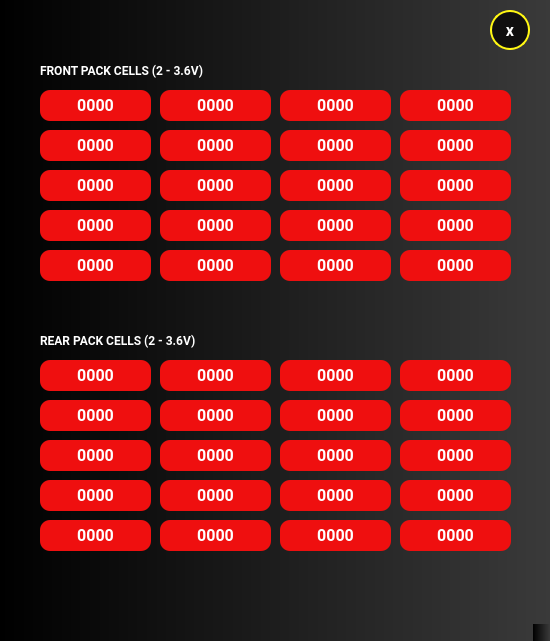
<?xml version="1.0" encoding="UTF-8"?>
<ui version="4.0">
 <class>MainWindow</class>
 <widget class="QMainWindow" name="MainWindow">
  <property name="enabled">
   <bool>true</bool>
  </property>
  <property name="geometry">
   <rect>
    <x>0</x>
    <y>0</y>
    <width>550</width>
    <height>641</height>
   </rect>
  </property>
  <property name="windowTitle">
   <string>MainWindow</string>
  </property>
  <property name="styleSheet">
   <string notr="true">background: qlineargradient(spread:pad, x1:0, y1:0, x2:1, y2:0, stop:0 rgba(0, 0, 0, 255), stop:1 rgba(58, 58, 58, 255))</string>
  </property>
  <property name="animated">
   <bool>false</bool>
  </property>
  <widget class="QWidget" name="centralwidget">
   <widget class="QPushButton" name="hide">
    <property name="geometry">
     <rect>
      <x>490</x>
      <y>10</y>
      <width>40</width>
      <height>40</height>
     </rect>
    </property>
    <property name="font">
     <font>
      <family>Roboto</family>
      <pointsize>12</pointsize>
      <weight>75</weight>
      <bold>true</bold>
     </font>
    </property>
    <property name="styleSheet">
     <string notr="true">color:white;
background: #100f0f;
border: 2px solid #fff713;
border-radius:20px;</string>
    </property>
    <property name="text">
     <string>x</string>
    </property>
   </widget>
   <widget class="QLabel" name="FP_cv1">
    <property name="geometry">
     <rect>
      <x>40</x>
      <y>90</y>
      <width>111</width>
      <height>31</height>
     </rect>
    </property>
    <property name="font">
     <font>
      <family>Roboto</family>
      <pointsize>12</pointsize>
      <weight>75</weight>
      <bold>true</bold>
     </font>
    </property>
    <property name="styleSheet">
     <string notr="true">background: #ef0f0f;
border-radius: 10;
color: white;</string>
    </property>
    <property name="text">
     <string>0000</string>
    </property>
    <property name="alignment">
     <set>Qt::AlignCenter</set>
    </property>
   </widget>
   <widget class="QLabel" name="FP_cv2">
    <property name="geometry">
     <rect>
      <x>160</x>
      <y>90</y>
      <width>111</width>
      <height>31</height>
     </rect>
    </property>
    <property name="font">
     <font>
      <family>Roboto</family>
      <pointsize>12</pointsize>
      <weight>75</weight>
      <bold>true</bold>
     </font>
    </property>
    <property name="styleSheet">
     <string notr="true">background: #ef0f0f;
border-radius: 10;
color: white;</string>
    </property>
    <property name="text">
     <string>0000</string>
    </property>
    <property name="alignment">
     <set>Qt::AlignCenter</set>
    </property>
   </widget>
   <widget class="QLabel" name="FP_cv3">
    <property name="geometry">
     <rect>
      <x>280</x>
      <y>90</y>
      <width>111</width>
      <height>31</height>
     </rect>
    </property>
    <property name="font">
     <font>
      <family>Roboto</family>
      <pointsize>12</pointsize>
      <weight>75</weight>
      <bold>true</bold>
     </font>
    </property>
    <property name="styleSheet">
     <string notr="true">background: #ef0f0f;
border-radius: 10;
color: white;</string>
    </property>
    <property name="text">
     <string>0000</string>
    </property>
    <property name="alignment">
     <set>Qt::AlignCenter</set>
    </property>
   </widget>
   <widget class="QLabel" name="FP_cv4">
    <property name="geometry">
     <rect>
      <x>400</x>
      <y>90</y>
      <width>111</width>
      <height>31</height>
     </rect>
    </property>
    <property name="font">
     <font>
      <family>Roboto</family>
      <pointsize>12</pointsize>
      <weight>75</weight>
      <bold>true</bold>
     </font>
    </property>
    <property name="styleSheet">
     <string notr="true">background: #ef0f0f;
border-radius: 10;
color: white;</string>
    </property>
    <property name="text">
     <string>0000</string>
    </property>
    <property name="alignment">
     <set>Qt::AlignCenter</set>
    </property>
   </widget>
   <widget class="QLabel" name="FP_cv6">
    <property name="geometry">
     <rect>
      <x>160</x>
      <y>130</y>
      <width>111</width>
      <height>31</height>
     </rect>
    </property>
    <property name="font">
     <font>
      <family>Roboto</family>
      <pointsize>12</pointsize>
      <weight>75</weight>
      <bold>true</bold>
     </font>
    </property>
    <property name="styleSheet">
     <string notr="true">background: #ef0f0f;
border-radius: 10;
color: white;</string>
    </property>
    <property name="text">
     <string>0000</string>
    </property>
    <property name="alignment">
     <set>Qt::AlignCenter</set>
    </property>
   </widget>
   <widget class="QLabel" name="FP_cv8">
    <property name="geometry">
     <rect>
      <x>400</x>
      <y>130</y>
      <width>111</width>
      <height>31</height>
     </rect>
    </property>
    <property name="font">
     <font>
      <family>Roboto</family>
      <pointsize>12</pointsize>
      <weight>75</weight>
      <bold>true</bold>
     </font>
    </property>
    <property name="styleSheet">
     <string notr="true">background: #ef0f0f;
border-radius: 10;
color: white;</string>
    </property>
    <property name="text">
     <string>0000</string>
    </property>
    <property name="alignment">
     <set>Qt::AlignCenter</set>
    </property>
   </widget>
   <widget class="QLabel" name="FP_cv5">
    <property name="geometry">
     <rect>
      <x>40</x>
      <y>130</y>
      <width>111</width>
      <height>31</height>
     </rect>
    </property>
    <property name="font">
     <font>
      <family>Roboto</family>
      <pointsize>12</pointsize>
      <weight>75</weight>
      <bold>true</bold>
     </font>
    </property>
    <property name="styleSheet">
     <string notr="true">background: #ef0f0f;
border-radius: 10;
color: white;</string>
    </property>
    <property name="text">
     <string>0000</string>
    </property>
    <property name="alignment">
     <set>Qt::AlignCenter</set>
    </property>
   </widget>
   <widget class="QLabel" name="FP_cv7">
    <property name="geometry">
     <rect>
      <x>280</x>
      <y>130</y>
      <width>111</width>
      <height>31</height>
     </rect>
    </property>
    <property name="font">
     <font>
      <family>Roboto</family>
      <pointsize>12</pointsize>
      <weight>75</weight>
      <bold>true</bold>
     </font>
    </property>
    <property name="styleSheet">
     <string notr="true">background: #ef0f0f;
border-radius: 10;
color: white;</string>
    </property>
    <property name="text">
     <string>0000</string>
    </property>
    <property name="alignment">
     <set>Qt::AlignCenter</set>
    </property>
   </widget>
   <widget class="QLabel" name="FP_cv11">
    <property name="geometry">
     <rect>
      <x>280</x>
      <y>170</y>
      <width>111</width>
      <height>31</height>
     </rect>
    </property>
    <property name="font">
     <font>
      <family>Roboto</family>
      <pointsize>12</pointsize>
      <weight>75</weight>
      <bold>true</bold>
     </font>
    </property>
    <property name="styleSheet">
     <string notr="true">background: #ef0f0f;
border-radius: 10;
color: white;</string>
    </property>
    <property name="text">
     <string>0000</string>
    </property>
    <property name="alignment">
     <set>Qt::AlignCenter</set>
    </property>
   </widget>
   <widget class="QLabel" name="FP_cv10">
    <property name="geometry">
     <rect>
      <x>160</x>
      <y>170</y>
      <width>111</width>
      <height>31</height>
     </rect>
    </property>
    <property name="font">
     <font>
      <family>Roboto</family>
      <pointsize>12</pointsize>
      <weight>75</weight>
      <bold>true</bold>
     </font>
    </property>
    <property name="styleSheet">
     <string notr="true">background: #ef0f0f;
border-radius: 10;
color: white;</string>
    </property>
    <property name="text">
     <string>0000</string>
    </property>
    <property name="alignment">
     <set>Qt::AlignCenter</set>
    </property>
   </widget>
   <widget class="QLabel" name="FP_cv9">
    <property name="geometry">
     <rect>
      <x>40</x>
      <y>170</y>
      <width>111</width>
      <height>31</height>
     </rect>
    </property>
    <property name="font">
     <font>
      <family>Roboto</family>
      <pointsize>12</pointsize>
      <weight>75</weight>
      <bold>true</bold>
     </font>
    </property>
    <property name="styleSheet">
     <string notr="true">background: #ef0f0f;
border-radius: 10;
color: white;</string>
    </property>
    <property name="text">
     <string>0000</string>
    </property>
    <property name="alignment">
     <set>Qt::AlignCenter</set>
    </property>
   </widget>
   <widget class="QLabel" name="FP_cv12">
    <property name="geometry">
     <rect>
      <x>400</x>
      <y>170</y>
      <width>111</width>
      <height>31</height>
     </rect>
    </property>
    <property name="font">
     <font>
      <family>Roboto</family>
      <pointsize>12</pointsize>
      <weight>75</weight>
      <bold>true</bold>
     </font>
    </property>
    <property name="styleSheet">
     <string notr="true">background: #ef0f0f;
border-radius: 10;
color: white;</string>
    </property>
    <property name="text">
     <string>0000</string>
    </property>
    <property name="alignment">
     <set>Qt::AlignCenter</set>
    </property>
   </widget>
   <widget class="QLabel" name="FP_cv13">
    <property name="geometry">
     <rect>
      <x>40</x>
      <y>210</y>
      <width>111</width>
      <height>31</height>
     </rect>
    </property>
    <property name="font">
     <font>
      <family>Roboto</family>
      <pointsize>12</pointsize>
      <weight>75</weight>
      <bold>true</bold>
     </font>
    </property>
    <property name="styleSheet">
     <string notr="true">background: #ef0f0f;
border-radius: 10;
color: white;</string>
    </property>
    <property name="text">
     <string>0000</string>
    </property>
    <property name="alignment">
     <set>Qt::AlignCenter</set>
    </property>
   </widget>
   <widget class="QLabel" name="FP_cv16">
    <property name="geometry">
     <rect>
      <x>400</x>
      <y>210</y>
      <width>111</width>
      <height>31</height>
     </rect>
    </property>
    <property name="font">
     <font>
      <family>Roboto</family>
      <pointsize>12</pointsize>
      <weight>75</weight>
      <bold>true</bold>
     </font>
    </property>
    <property name="styleSheet">
     <string notr="true">background: #ef0f0f;
border-radius: 10;
color: white;</string>
    </property>
    <property name="text">
     <string>0000</string>
    </property>
    <property name="alignment">
     <set>Qt::AlignCenter</set>
    </property>
   </widget>
   <widget class="QLabel" name="FP_cv14">
    <property name="geometry">
     <rect>
      <x>160</x>
      <y>210</y>
      <width>111</width>
      <height>31</height>
     </rect>
    </property>
    <property name="font">
     <font>
      <family>Roboto</family>
      <pointsize>12</pointsize>
      <weight>75</weight>
      <bold>true</bold>
     </font>
    </property>
    <property name="styleSheet">
     <string notr="true">background: #ef0f0f;
border-radius: 10;
color: white;</string>
    </property>
    <property name="text">
     <string>0000</string>
    </property>
    <property name="alignment">
     <set>Qt::AlignCenter</set>
    </property>
   </widget>
   <widget class="QLabel" name="FP_cv15">
    <property name="geometry">
     <rect>
      <x>280</x>
      <y>210</y>
      <width>111</width>
      <height>31</height>
     </rect>
    </property>
    <property name="font">
     <font>
      <family>Roboto</family>
      <pointsize>12</pointsize>
      <weight>75</weight>
      <bold>true</bold>
     </font>
    </property>
    <property name="styleSheet">
     <string notr="true">background: #ef0f0f;
border-radius: 10;
color: white;</string>
    </property>
    <property name="text">
     <string>0000</string>
    </property>
    <property name="alignment">
     <set>Qt::AlignCenter</set>
    </property>
   </widget>
   <widget class="QLabel" name="FP_cv20">
    <property name="geometry">
     <rect>
      <x>400</x>
      <y>250</y>
      <width>111</width>
      <height>31</height>
     </rect>
    </property>
    <property name="font">
     <font>
      <family>Roboto</family>
      <pointsize>12</pointsize>
      <weight>75</weight>
      <bold>true</bold>
     </font>
    </property>
    <property name="styleSheet">
     <string notr="true">background: #ef0f0f;
border-radius: 10;
color: white;</string>
    </property>
    <property name="text">
     <string>0000</string>
    </property>
    <property name="alignment">
     <set>Qt::AlignCenter</set>
    </property>
   </widget>
   <widget class="QLabel" name="FP_cv18">
    <property name="geometry">
     <rect>
      <x>160</x>
      <y>250</y>
      <width>111</width>
      <height>31</height>
     </rect>
    </property>
    <property name="font">
     <font>
      <family>Roboto</family>
      <pointsize>12</pointsize>
      <weight>75</weight>
      <bold>true</bold>
     </font>
    </property>
    <property name="styleSheet">
     <string notr="true">background: #ef0f0f;
border-radius: 10;
color: white;</string>
    </property>
    <property name="text">
     <string>0000</string>
    </property>
    <property name="alignment">
     <set>Qt::AlignCenter</set>
    </property>
   </widget>
   <widget class="QLabel" name="FP_cv17">
    <property name="geometry">
     <rect>
      <x>40</x>
      <y>250</y>
      <width>111</width>
      <height>31</height>
     </rect>
    </property>
    <property name="font">
     <font>
      <family>Roboto</family>
      <pointsize>12</pointsize>
      <weight>75</weight>
      <bold>true</bold>
     </font>
    </property>
    <property name="styleSheet">
     <string notr="true">background: #ef0f0f;
border-radius: 10;
color: white;</string>
    </property>
    <property name="text">
     <string>0000</string>
    </property>
    <property name="alignment">
     <set>Qt::AlignCenter</set>
    </property>
   </widget>
   <widget class="QLabel" name="FP_cv19">
    <property name="geometry">
     <rect>
      <x>280</x>
      <y>250</y>
      <width>111</width>
      <height>31</height>
     </rect>
    </property>
    <property name="font">
     <font>
      <family>Roboto</family>
      <pointsize>12</pointsize>
      <weight>75</weight>
      <bold>true</bold>
     </font>
    </property>
    <property name="styleSheet">
     <string notr="true">background: #ef0f0f;
border-radius: 10;
color: white;</string>
    </property>
    <property name="text">
     <string>0000</string>
    </property>
    <property name="alignment">
     <set>Qt::AlignCenter</set>
    </property>
   </widget>
   <widget class="QLabel" name="RP_cv16">
    <property name="geometry">
     <rect>
      <x>400</x>
      <y>480</y>
      <width>111</width>
      <height>31</height>
     </rect>
    </property>
    <property name="font">
     <font>
      <family>Roboto</family>
      <pointsize>12</pointsize>
      <weight>75</weight>
      <bold>true</bold>
     </font>
    </property>
    <property name="styleSheet">
     <string notr="true">background: #ef0f0f;
border-radius: 10;
color: white;</string>
    </property>
    <property name="text">
     <string>0000</string>
    </property>
    <property name="alignment">
     <set>Qt::AlignCenter</set>
    </property>
   </widget>
   <widget class="QLabel" name="RP_cv11">
    <property name="geometry">
     <rect>
      <x>280</x>
      <y>440</y>
      <width>111</width>
      <height>31</height>
     </rect>
    </property>
    <property name="font">
     <font>
      <family>Roboto</family>
      <pointsize>12</pointsize>
      <weight>75</weight>
      <bold>true</bold>
     </font>
    </property>
    <property name="styleSheet">
     <string notr="true">background: #ef0f0f;
border-radius: 10;
color: white;</string>
    </property>
    <property name="text">
     <string>0000</string>
    </property>
    <property name="alignment">
     <set>Qt::AlignCenter</set>
    </property>
   </widget>
   <widget class="QLabel" name="RP_cv19">
    <property name="geometry">
     <rect>
      <x>280</x>
      <y>520</y>
      <width>111</width>
      <height>31</height>
     </rect>
    </property>
    <property name="font">
     <font>
      <family>Roboto</family>
      <pointsize>12</pointsize>
      <weight>75</weight>
      <bold>true</bold>
     </font>
    </property>
    <property name="styleSheet">
     <string notr="true">background: #ef0f0f;
border-radius: 10;
color: white;</string>
    </property>
    <property name="text">
     <string>0000</string>
    </property>
    <property name="alignment">
     <set>Qt::AlignCenter</set>
    </property>
   </widget>
   <widget class="QLabel" name="RP_cv13">
    <property name="geometry">
     <rect>
      <x>40</x>
      <y>480</y>
      <width>111</width>
      <height>31</height>
     </rect>
    </property>
    <property name="font">
     <font>
      <family>Roboto</family>
      <pointsize>12</pointsize>
      <weight>75</weight>
      <bold>true</bold>
     </font>
    </property>
    <property name="styleSheet">
     <string notr="true">background: #ef0f0f;
border-radius: 10;
color: white;</string>
    </property>
    <property name="text">
     <string>0000</string>
    </property>
    <property name="alignment">
     <set>Qt::AlignCenter</set>
    </property>
   </widget>
   <widget class="QLabel" name="RP_cv3">
    <property name="geometry">
     <rect>
      <x>280</x>
      <y>360</y>
      <width>111</width>
      <height>31</height>
     </rect>
    </property>
    <property name="font">
     <font>
      <family>Roboto</family>
      <pointsize>12</pointsize>
      <weight>75</weight>
      <bold>true</bold>
     </font>
    </property>
    <property name="styleSheet">
     <string notr="true">background: #ef0f0f;
border-radius: 10;
color: white;</string>
    </property>
    <property name="text">
     <string>0000</string>
    </property>
    <property name="alignment">
     <set>Qt::AlignCenter</set>
    </property>
   </widget>
   <widget class="QLabel" name="RP_cv5">
    <property name="geometry">
     <rect>
      <x>40</x>
      <y>400</y>
      <width>111</width>
      <height>31</height>
     </rect>
    </property>
    <property name="font">
     <font>
      <family>Roboto</family>
      <pointsize>12</pointsize>
      <weight>75</weight>
      <bold>true</bold>
     </font>
    </property>
    <property name="styleSheet">
     <string notr="true">background: #ef0f0f;
border-radius: 10;
color: white;</string>
    </property>
    <property name="text">
     <string>0000</string>
    </property>
    <property name="alignment">
     <set>Qt::AlignCenter</set>
    </property>
   </widget>
   <widget class="QLabel" name="RP_cv8">
    <property name="geometry">
     <rect>
      <x>400</x>
      <y>400</y>
      <width>111</width>
      <height>31</height>
     </rect>
    </property>
    <property name="font">
     <font>
      <family>Roboto</family>
      <pointsize>12</pointsize>
      <weight>75</weight>
      <bold>true</bold>
     </font>
    </property>
    <property name="styleSheet">
     <string notr="true">background: #ef0f0f;
border-radius: 10;
color: white;</string>
    </property>
    <property name="text">
     <string>0000</string>
    </property>
    <property name="alignment">
     <set>Qt::AlignCenter</set>
    </property>
   </widget>
   <widget class="QLabel" name="RP_cv1">
    <property name="geometry">
     <rect>
      <x>40</x>
      <y>360</y>
      <width>111</width>
      <height>31</height>
     </rect>
    </property>
    <property name="font">
     <font>
      <family>Roboto</family>
      <pointsize>12</pointsize>
      <weight>75</weight>
      <bold>true</bold>
     </font>
    </property>
    <property name="styleSheet">
     <string notr="true">background: #ef0f0f;
border-radius: 10;
color: white;</string>
    </property>
    <property name="text">
     <string>0000</string>
    </property>
    <property name="alignment">
     <set>Qt::AlignCenter</set>
    </property>
   </widget>
   <widget class="QLabel" name="RP_cv6">
    <property name="geometry">
     <rect>
      <x>160</x>
      <y>400</y>
      <width>111</width>
      <height>31</height>
     </rect>
    </property>
    <property name="font">
     <font>
      <family>Roboto</family>
      <pointsize>12</pointsize>
      <weight>75</weight>
      <bold>true</bold>
     </font>
    </property>
    <property name="styleSheet">
     <string notr="true">background: #ef0f0f;
border-radius: 10;
color: white;</string>
    </property>
    <property name="text">
     <string>0000</string>
    </property>
    <property name="alignment">
     <set>Qt::AlignCenter</set>
    </property>
   </widget>
   <widget class="QLabel" name="RP_cv20">
    <property name="geometry">
     <rect>
      <x>400</x>
      <y>520</y>
      <width>111</width>
      <height>31</height>
     </rect>
    </property>
    <property name="font">
     <font>
      <family>Roboto</family>
      <pointsize>12</pointsize>
      <weight>75</weight>
      <bold>true</bold>
     </font>
    </property>
    <property name="styleSheet">
     <string notr="true">background: #ef0f0f;
border-radius: 10;
color: white;</string>
    </property>
    <property name="text">
     <string>0000</string>
    </property>
    <property name="alignment">
     <set>Qt::AlignCenter</set>
    </property>
   </widget>
   <widget class="QLabel" name="RP_cv14">
    <property name="geometry">
     <rect>
      <x>160</x>
      <y>480</y>
      <width>111</width>
      <height>31</height>
     </rect>
    </property>
    <property name="font">
     <font>
      <family>Roboto</family>
      <pointsize>12</pointsize>
      <weight>75</weight>
      <bold>true</bold>
     </font>
    </property>
    <property name="styleSheet">
     <string notr="true">background: #ef0f0f;
border-radius: 10;
color: white;</string>
    </property>
    <property name="text">
     <string>0000</string>
    </property>
    <property name="alignment">
     <set>Qt::AlignCenter</set>
    </property>
   </widget>
   <widget class="QLabel" name="RP_cv4">
    <property name="geometry">
     <rect>
      <x>400</x>
      <y>360</y>
      <width>111</width>
      <height>31</height>
     </rect>
    </property>
    <property name="font">
     <font>
      <family>Roboto</family>
      <pointsize>12</pointsize>
      <weight>75</weight>
      <bold>true</bold>
     </font>
    </property>
    <property name="styleSheet">
     <string notr="true">background: #ef0f0f;
border-radius: 10;
color: white;</string>
    </property>
    <property name="text">
     <string>0000</string>
    </property>
    <property name="alignment">
     <set>Qt::AlignCenter</set>
    </property>
   </widget>
   <widget class="QLabel" name="RP_cv10">
    <property name="geometry">
     <rect>
      <x>160</x>
      <y>440</y>
      <width>111</width>
      <height>31</height>
     </rect>
    </property>
    <property name="font">
     <font>
      <family>Roboto</family>
      <pointsize>12</pointsize>
      <weight>75</weight>
      <bold>true</bold>
     </font>
    </property>
    <property name="styleSheet">
     <string notr="true">background: #ef0f0f;
border-radius: 10;
color: white;</string>
    </property>
    <property name="text">
     <string>0000</string>
    </property>
    <property name="alignment">
     <set>Qt::AlignCenter</set>
    </property>
   </widget>
   <widget class="QLabel" name="RP_cv15">
    <property name="geometry">
     <rect>
      <x>280</x>
      <y>480</y>
      <width>111</width>
      <height>31</height>
     </rect>
    </property>
    <property name="font">
     <font>
      <family>Roboto</family>
      <pointsize>12</pointsize>
      <weight>75</weight>
      <bold>true</bold>
     </font>
    </property>
    <property name="styleSheet">
     <string notr="true">background: #ef0f0f;
border-radius: 10;
color: white;</string>
    </property>
    <property name="text">
     <string>0000</string>
    </property>
    <property name="alignment">
     <set>Qt::AlignCenter</set>
    </property>
   </widget>
   <widget class="QLabel" name="RP_cv18">
    <property name="geometry">
     <rect>
      <x>160</x>
      <y>520</y>
      <width>111</width>
      <height>31</height>
     </rect>
    </property>
    <property name="font">
     <font>
      <family>Roboto</family>
      <pointsize>12</pointsize>
      <weight>75</weight>
      <bold>true</bold>
     </font>
    </property>
    <property name="styleSheet">
     <string notr="true">background: #ef0f0f;
border-radius: 10;
color: white;</string>
    </property>
    <property name="text">
     <string>0000</string>
    </property>
    <property name="alignment">
     <set>Qt::AlignCenter</set>
    </property>
   </widget>
   <widget class="QLabel" name="RP_cv12">
    <property name="geometry">
     <rect>
      <x>400</x>
      <y>440</y>
      <width>111</width>
      <height>31</height>
     </rect>
    </property>
    <property name="font">
     <font>
      <family>Roboto</family>
      <pointsize>12</pointsize>
      <weight>75</weight>
      <bold>true</bold>
     </font>
    </property>
    <property name="styleSheet">
     <string notr="true">background: #ef0f0f;
border-radius: 10;
color: white;</string>
    </property>
    <property name="text">
     <string>0000</string>
    </property>
    <property name="alignment">
     <set>Qt::AlignCenter</set>
    </property>
   </widget>
   <widget class="QLabel" name="RP_cv2">
    <property name="geometry">
     <rect>
      <x>160</x>
      <y>360</y>
      <width>111</width>
      <height>31</height>
     </rect>
    </property>
    <property name="font">
     <font>
      <family>Roboto</family>
      <pointsize>12</pointsize>
      <weight>75</weight>
      <bold>true</bold>
     </font>
    </property>
    <property name="styleSheet">
     <string notr="true">background: #ef0f0f;
border-radius: 10;
color: white;</string>
    </property>
    <property name="text">
     <string>0000</string>
    </property>
    <property name="alignment">
     <set>Qt::AlignCenter</set>
    </property>
   </widget>
   <widget class="QLabel" name="RP_cv17">
    <property name="geometry">
     <rect>
      <x>40</x>
      <y>520</y>
      <width>111</width>
      <height>31</height>
     </rect>
    </property>
    <property name="font">
     <font>
      <family>Roboto</family>
      <pointsize>12</pointsize>
      <weight>75</weight>
      <bold>true</bold>
     </font>
    </property>
    <property name="styleSheet">
     <string notr="true">background: #ef0f0f;
border-radius: 10;
color: white;</string>
    </property>
    <property name="text">
     <string>0000</string>
    </property>
    <property name="alignment">
     <set>Qt::AlignCenter</set>
    </property>
   </widget>
   <widget class="QLabel" name="RP_cv9">
    <property name="geometry">
     <rect>
      <x>40</x>
      <y>440</y>
      <width>111</width>
      <height>31</height>
     </rect>
    </property>
    <property name="font">
     <font>
      <family>Roboto</family>
      <pointsize>12</pointsize>
      <weight>75</weight>
      <bold>true</bold>
     </font>
    </property>
    <property name="styleSheet">
     <string notr="true">background: #ef0f0f;
border-radius: 10;
color: white;</string>
    </property>
    <property name="text">
     <string>0000</string>
    </property>
    <property name="alignment">
     <set>Qt::AlignCenter</set>
    </property>
   </widget>
   <widget class="QLabel" name="RP_cv7">
    <property name="geometry">
     <rect>
      <x>280</x>
      <y>400</y>
      <width>111</width>
      <height>31</height>
     </rect>
    </property>
    <property name="font">
     <font>
      <family>Roboto</family>
      <pointsize>12</pointsize>
      <weight>75</weight>
      <bold>true</bold>
     </font>
    </property>
    <property name="styleSheet">
     <string notr="true">background: #ef0f0f;
border-radius: 10;
color: white;</string>
    </property>
    <property name="text">
     <string>0000</string>
    </property>
    <property name="alignment">
     <set>Qt::AlignCenter</set>
    </property>
   </widget>
   <widget class="QLabel" name="label">
    <property name="geometry">
     <rect>
      <x>40</x>
      <y>50</y>
      <width>221</width>
      <height>41</height>
     </rect>
    </property>
    <property name="font">
     <font>
      <family>Roboto</family>
      <pointsize>9</pointsize>
      <weight>75</weight>
      <bold>true</bold>
     </font>
    </property>
    <property name="styleSheet">
     <string notr="true">color: white; background: none;</string>
    </property>
    <property name="text">
     <string>FRONT PACK CELLS (2 - 3.6V)</string>
    </property>
   </widget>
   <widget class="QLabel" name="label_2">
    <property name="geometry">
     <rect>
      <x>40</x>
      <y>320</y>
      <width>221</width>
      <height>41</height>
     </rect>
    </property>
    <property name="font">
     <font>
      <family>Roboto</family>
      <pointsize>9</pointsize>
      <weight>75</weight>
      <bold>true</bold>
     </font>
    </property>
    <property name="styleSheet">
     <string notr="true">color: white; background: none;</string>
    </property>
    <property name="text">
     <string>REAR PACK CELLS (2 - 3.6V)</string>
    </property>
   </widget>
  </widget>
  <widget class="QMenuBar" name="menubar">
   <property name="geometry">
    <rect>
     <x>0</x>
     <y>0</y>
     <width>550</width>
     <height>26</height>
    </rect>
   </property>
  </widget>
  <widget class="QStatusBar" name="statusbar"/>
 </widget>
 <resources/>
 <connections/>
</ui>
